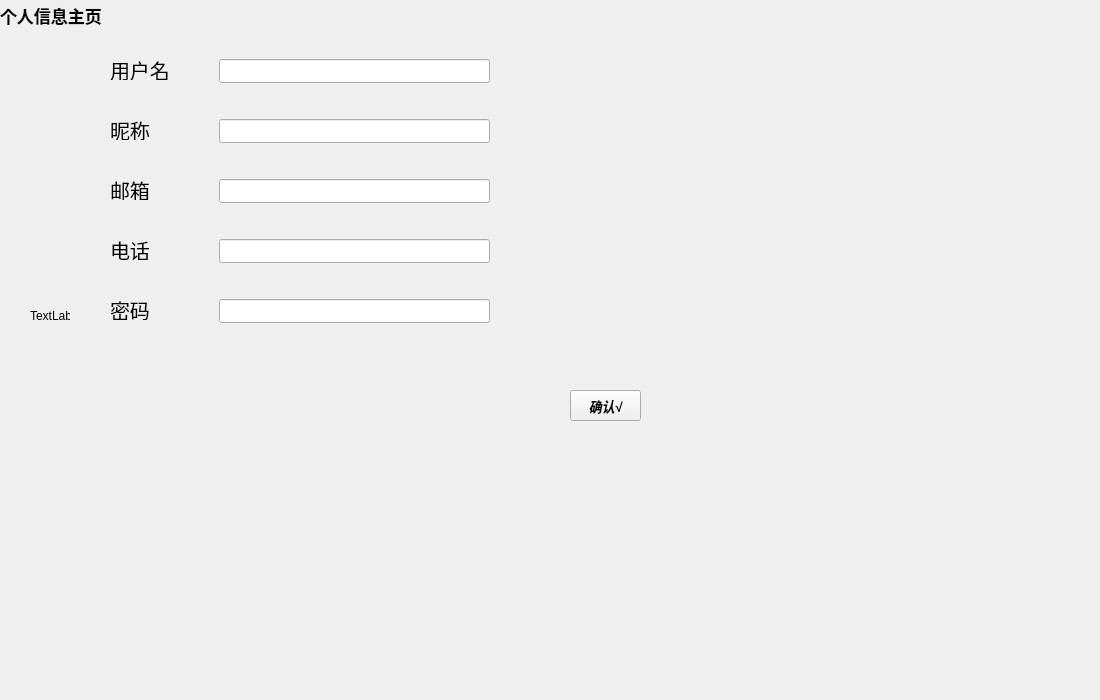
<?xml version="1.0" encoding="UTF-8"?>
<ui version="4.0">
 <class>UserProfileManager</class>
 <widget class="QWidget" name="UserProfileManager">
  <property name="geometry">
   <rect>
    <x>0</x>
    <y>0</y>
    <width>1100</width>
    <height>700</height>
   </rect>
  </property>
  <property name="windowTitle">
   <string>Form</string>
  </property>
  <widget class="QLabel" name="label">
   <property name="geometry">
    <rect>
     <x>110</x>
     <y>60</y>
     <width>81</width>
     <height>20</height>
    </rect>
   </property>
   <property name="font">
    <font>
     <pointsize>15</pointsize>
    </font>
   </property>
   <property name="text">
    <string>用户名</string>
   </property>
  </widget>
  <widget class="QLineEdit" name="usernamelineEdit">
   <property name="geometry">
    <rect>
     <x>219</x>
     <y>59</y>
     <width>271</width>
     <height>24</height>
    </rect>
   </property>
   <property name="font">
    <font>
     <pointsize>13</pointsize>
    </font>
   </property>
  </widget>
  <widget class="QLineEdit" name="namelineEdit">
   <property name="geometry">
    <rect>
     <x>219</x>
     <y>119</y>
     <width>271</width>
     <height>24</height>
    </rect>
   </property>
   <property name="font">
    <font>
     <pointsize>13</pointsize>
    </font>
   </property>
  </widget>
  <widget class="QLabel" name="label_7">
   <property name="geometry">
    <rect>
     <x>110</x>
     <y>120</y>
     <width>81</width>
     <height>20</height>
    </rect>
   </property>
   <property name="font">
    <font>
     <pointsize>15</pointsize>
    </font>
   </property>
   <property name="text">
    <string>昵称</string>
   </property>
  </widget>
  <widget class="QLineEdit" name="emaillineEdit">
   <property name="geometry">
    <rect>
     <x>219</x>
     <y>179</y>
     <width>271</width>
     <height>24</height>
    </rect>
   </property>
   <property name="font">
    <font>
     <pointsize>13</pointsize>
    </font>
   </property>
  </widget>
  <widget class="QLabel" name="label_8">
   <property name="geometry">
    <rect>
     <x>110</x>
     <y>180</y>
     <width>91</width>
     <height>20</height>
    </rect>
   </property>
   <property name="font">
    <font>
     <pointsize>15</pointsize>
    </font>
   </property>
   <property name="text">
    <string>邮箱</string>
   </property>
  </widget>
  <widget class="QLineEdit" name="phonelineEdit">
   <property name="geometry">
    <rect>
     <x>219</x>
     <y>239</y>
     <width>271</width>
     <height>24</height>
    </rect>
   </property>
   <property name="font">
    <font>
     <pointsize>13</pointsize>
    </font>
   </property>
  </widget>
  <widget class="QLabel" name="label_9">
   <property name="geometry">
    <rect>
     <x>110</x>
     <y>240</y>
     <width>81</width>
     <height>20</height>
    </rect>
   </property>
   <property name="font">
    <font>
     <pointsize>15</pointsize>
    </font>
   </property>
   <property name="text">
    <string>电话</string>
   </property>
  </widget>
  <widget class="QLineEdit" name="passwordlineEdit">
   <property name="geometry">
    <rect>
     <x>219</x>
     <y>299</y>
     <width>271</width>
     <height>24</height>
    </rect>
   </property>
   <property name="font">
    <font>
     <pointsize>13</pointsize>
    </font>
   </property>
  </widget>
  <widget class="QLabel" name="label_10">
   <property name="geometry">
    <rect>
     <x>110</x>
     <y>300</y>
     <width>61</width>
     <height>20</height>
    </rect>
   </property>
   <property name="font">
    <font>
     <pointsize>15</pointsize>
    </font>
   </property>
   <property name="text">
    <string>密码</string>
   </property>
  </widget>
  <widget class="QLabel" name="Title">
   <property name="geometry">
    <rect>
     <x>0</x>
     <y>0</y>
     <width>1001</width>
     <height>31</height>
    </rect>
   </property>
   <property name="font">
    <font>
     <pointsize>13</pointsize>
     <italic>false</italic>
     <bold>true</bold>
    </font>
   </property>
   <property name="text">
    <string>个人信息主页</string>
   </property>
  </widget>
  <widget class="QPushButton" name="SureButton">
   <property name="geometry">
    <rect>
     <x>570</x>
     <y>390</y>
     <width>71</width>
     <height>31</height>
    </rect>
   </property>
   <property name="font">
    <font>
     <pointsize>10</pointsize>
     <italic>true</italic>
     <bold>true</bold>
    </font>
   </property>
   <property name="text">
    <string>确认√</string>
   </property>
  </widget>
  <widget class="QLabel" name="label_gif">
   <property name="geometry">
    <rect>
     <x>30</x>
     <y>310</y>
     <width>40</width>
     <height>12</height>
    </rect>
   </property>
   <property name="text">
    <string>TextLabel</string>
   </property>
  </widget>
 </widget>
 <resources/>
 <connections/>
</ui>
